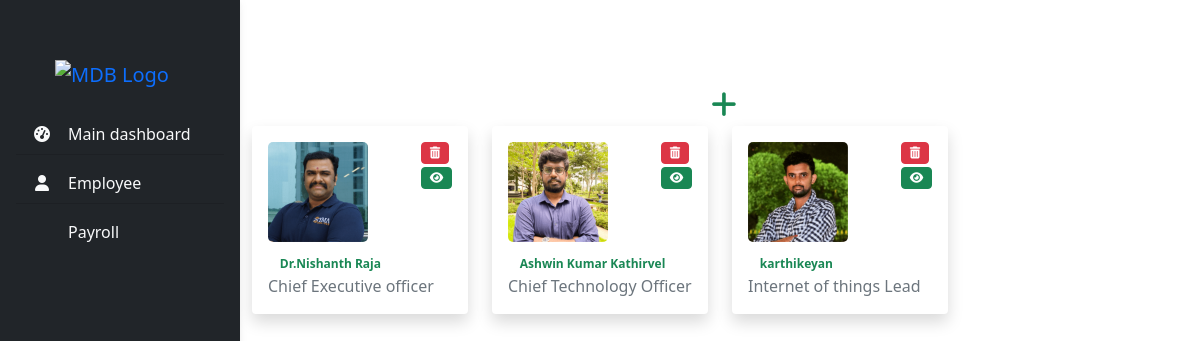
Screenshot of /index.php (signed in) with the database file from the repository.
### tables this page shows
CREATE TABLE `employee` (
  `s_no` int(11) NOT NULL,
  `id` varchar(30) NOT NULL,
  `name` varchar(30) NOT NULL,
  `uan` varchar(30) NOT NULL,
  `desig` varchar(30) NOT NULL,
  `dep` varchar(30) NOT NULL,
  `dj` varchar(30) NOT NULL,
  `bank` varchar(30) NOT NULL,
  `acc` varchar(30) NOT NULL,
  `ifsc` varchar(30) NOT NULL,
  `branch` varchar(30) NOT NULL,
  `photo` varchar(100) NOT NULL,
  `docs` varchar(100) NOT NULL
);

### index.php (the view, shortened to what this page needs)
<?php
require "conn.php";
?>
<!DOCTYPE html>
<html lang="en">
<head>
    <link rel="stylesheet" href="./css/bootstrap.min.css">
    <link rel="stylesheet" href="./css/mm.css">
    <link rel="stylesheet" href="https://cdnjs.cloudflare.com/ajax/libs/font-awesome/4.7.0/css/font-awesome.min.css">
    <link href="https://cdn.jsdelivr.net/npm/bootstrap@5.0.2/dist/css/bootstrap.min.css" rel="stylesheet">
</head>
<body>
<header>
  <nav id="sidebarMenu" class="collapse d-lg-block sidebar collapse bg-dark">
  <center><a class="navbar-brand" href="#">
        <img src="https://xyma.org.in/utmaps/customer/Logo_Xyma.png" width="50%" alt="MDB Logo"
          loading="lazy" />
      </a></center>
    <div class="position-sticky">
      <div class="list-group list-group-flush mx-3 mt-4">
        <a href="#" class="list-group-item list-group-item-action py-2 ripple bg-dark text-light mb-2" aria-current="true">
          <i class="fas fa-tachometer-alt fa-fw me-3"></i><span>Main dashboard</span>
        </a>
        <a href="#" class="list-group-item list-group-item-action py-2 ripple bg-dark text-light mb-2"><i
            class="fas fa-user fa-fw me-3"></i><span>Employee</span></a>
        <a href="payroll.php" class="list-group-item list-group-item-action py-2 ripple bg-dark text-light"><span>Payroll</span></a>
      </div>
    </div>
  </nav>
<main style="margin-top: 58px;">
  <div class="container pt-4">
                                <center>
                                    <div class="icon">
                                        <a href="" class="small-box-footer ms-2 text-success s" style="text-decoration:none; font-size:29px;" data-bs-toggle="modal" data-bs-target="#exampleModalCenter"><i class='fa fa-plus'></i></a>
                                    </div>
                                </center>
  <div class="row g-6 mb-6">
  <?php
                           $query="SELECT * FROM employee";
                           $result=$conn->query($query);
                           $check = mysqli_num_rows($result) > 0;
                           if($check)
                           {
                                while($show=$result->fetch_assoc())
                                {
                        ?>
                    <div class="col-xl-3 col-sm-6 col-12">
                        <div class="card shadow border-0">
                            <div class="card-body bg-white" style="border-radius:8px;">
                                <div class="row">
                                    <div class="col">
                                        <div class=""><img src="./images/<?=$show['photo'];?>" style="border-radius:05px;" class="img-fluid" width="100px" height=""></img></div>
                                    </div>
                                    <div class="col-auto">
                                        <span class="h6 font-bold mb-0">
                                            <form action="delete.php" method="post">
                                                <button type="submit" name="delete" class="badge btn btn-danger"><i class='fa fa-trash'></i></button>
                                            </form>
                                        </span>
                                        <span class="h6 font-bold mb-0">
                                            <a href="payslips.php?id=<?php echo $show['id']; ?>" class="badge btn btn-success"  style="text-decoration:none;"><i class="fas fa-eye"></i></a>
                                        </span>
                                    </div>
                                </div>
                                <div class="mt-2 mb-0 text-sm">
                                    <span class="badge badge-pill bg-soft-success text-success me-2">
                                        <i class="bi bi-arrow-up me-1"></i><?php echo $show['name']; ?>
                                    </span><br>
                                    <span class="text-nowrap text-xs text-muted mr-2"><?php echo $show['desig']; ?></span>
                                </div>
                            </div>
                        </div>
                    </div>
                    <?php }} ?>
    </div>
  </div>
</main>
</body>
</html>

### css/mm.css (style rules this page uses)
body { background-color: #fbfbfb; }
@media (min-width: 991.98px) { main { padding-left: 240px; } }
.sidebar { position: fixed; top: 0; bottom: 0; left: 0; padding: 58px 0 0; box-shadow: 0 2px 5px 0 rgb(0 0 0 / 5%), 0 2px 10px 0 rgb(0 0 0 / 5%); width: 240px; z-index: 600; background:blue; }
button { background-color: #04AA6D; color: #ffffff; border: none; padding: 10px 20px; font-size: 17px; font-family: Raleway; cursor: pointer; }

### rows the page displays
employee: photo (picture), name "Dr.Nishanth Raja", desig "Chief Executive officer"
employee: photo (picture), name "Ashwin Kumar Kathirvel", desig "Chief Technology Officer"
employee: photo (picture), name "karthikeyan", desig "Internet of things Lead"
